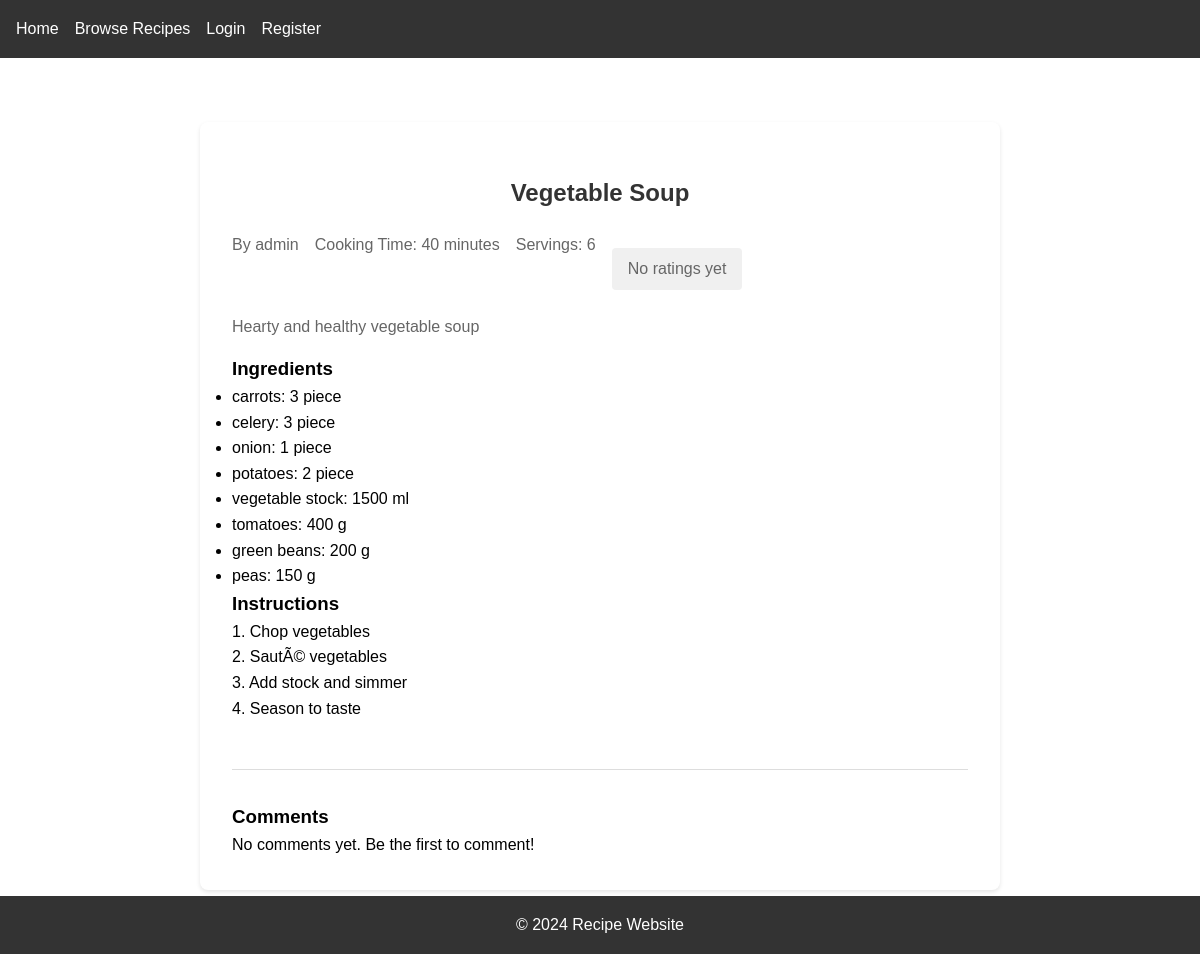
Page /recipe/10/ on the committed database.
### recipes/models.py (models this page shows, shortened)
class Recipe(models.Model):
    title = models.CharField(max_length=200)
    description = models.TextField()
    ingredients = models.JSONField(
        help_text="Format: {'ingredient_name': {'quantity': number, 'unit': string}}"
    )
    instructions = models.TextField()
    cooking_time = models.IntegerField(help_text="Cooking time in minutes")
    servings = models.IntegerField()
    created_at = models.DateTimeField(auto_now_add=True)
    updated_at = models.DateTimeField(auto_now=True)
    author = models.ForeignKey(User, on_delete=models.CASCADE)
    image = models.ImageField(upload_to='recipe_images/', null=True, blank=True)
    class Meta:
        ordering = ['-created_at']

### recipes/views.py (the view, shortened to what this page needs)
# urls.py: path('recipe/<int:pk>/', views.recipe_detail, name='recipe_detail'),
def recipe_detail(request, pk):
    recipe = get_object_or_404(Recipe, pk=pk)
    user_rating = None
    rating_form = None
    comment_form = None
    if request.user.is_authenticated:
        user_rating = Rating.objects.filter(recipe=recipe, user=request.user).first()
        rating_form = RatingForm(instance=user_rating)
        comment_form = CommentForm()
    context = {
        'recipe': recipe,
        'user_rating': user_rating,
        'rating_form': rating_form,
        'comment_form': comment_form,
        'comments': recipe.comments.all()
    }
    return render(request, 'recipes/recipe_detail.html', context)

### templates/recipes/recipe_detail.html (shortened to what this page needs)
{% extends 'recipes/base.html' %}
{% block content %}
<div class="recipe-detail">
    <h2>{{ recipe.title }}</h2>
    <div class="recipe-info">
        <div class="recipe-meta">
            <p>By {{ recipe.author.username }}</p>
            <p>Cooking Time: {{ recipe.cooking_time }} minutes</p>
            <p>Servings: {{ recipe.servings }}</p>
            <div class="rating-summary">
                {% with avg_rating=recipe.ratings.all|length %}
                    {% if avg_rating > 0 %}
                        <p>Average Rating: {{ recipe.ratings.all|stringformat:".1f" }} ({{ avg_rating }} ratings)</p>
                    {% else %}
                        <p>No ratings yet</p>
                    {% endif %}
                {% endwith %}
            </div>
        </div>
        <div class="recipe-content">
            <p class="description">{{ recipe.description }}</p>
            <h3>Ingredients</h3>
            <ul class="ingredients-list">
                {% for ingredient, details in recipe.ingredients.items %}
                    <li>{{ ingredient }}: {{ details.quantity }} {{ details.unit }}</li>
                {% endfor %}
            </ul>
            <h3>Instructions</h3>
            <div class="instructions">
                {{ recipe.instructions|linebreaks }}
            </div>
        </div>
        <div class="comments-section">
            <h3>Comments</h3>
            <div class="comments-list">
                {% for comment in comments %}
                    <div class="comment">
                        <p class="comment-meta">
                            {{ comment.user.username }} - {{ comment.created_at|date:"F j, Y" }}
                        </p>
                        <p class="comment-text">{{ comment.text }}</p>
                    </div>
                {% empty %}
                    <p>No comments yet. Be the first to comment!</p>
                {% endfor %}
            </div>
        </div>
    </div>
</div>
{% endblock %}

### static/css/style.css (style rules this page uses)
* { margin: 0; padding: 0; box-sizing: border-box; }
body { font-family: Arial, sans-serif; line-height: 1.6; }
.description { color: #666; margin-bottom: 15px; }
h1, h2 { text-align: center; color: #333; margin: 20px 0; }
.recipe-detail { max-width: 800px; margin: 2rem auto; padding: 2rem; background: white; border-radius: 8px; box-shadow: 0 2px 4px rgba(0,0,0,0.1); }
.recipe-meta { display: flex; gap: 1rem; color: #666; margin: 0.5rem 0; }
.comments-section { margin-top: 3rem; border-top: 1px solid #ddd; padding-top: 2rem; }
.rating-summary { background: #f0f0f0; padding: 0.5rem 1rem; border-radius: 4px; margin: 1rem 0; }

### rows in the picture
Recipe: title "Vegetable Soup", author.username "admin", cooking_time "40", servings "6", description "Hearty and healthy vegetable soup", instructions "1. Chop vegetables 2. SautÃ© vegetables 3. Add stock and simmer 4. Season to taste"

### other values in the picture
{{ ingredient }} "carrots" "celery" "onion" "potatoes" "vegetable stock" "tomatoes" "green beans" "peas"
{{ details.quantity }} "3" "3" "1" "2" "1500" "400" "200" "150"
{{ details.unit }} "piece" "piece" "piece" "piece" "ml" "g" "g" "g"
